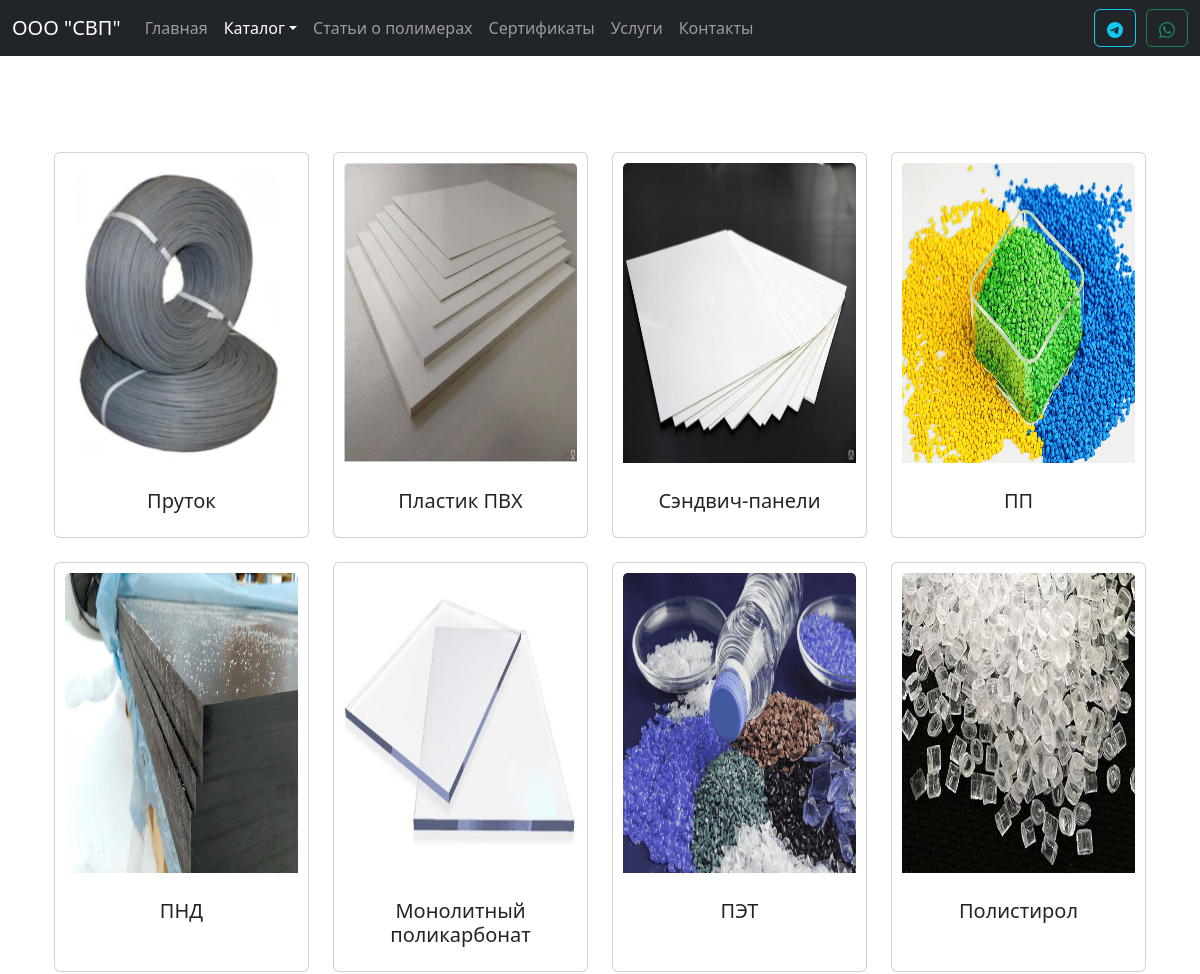
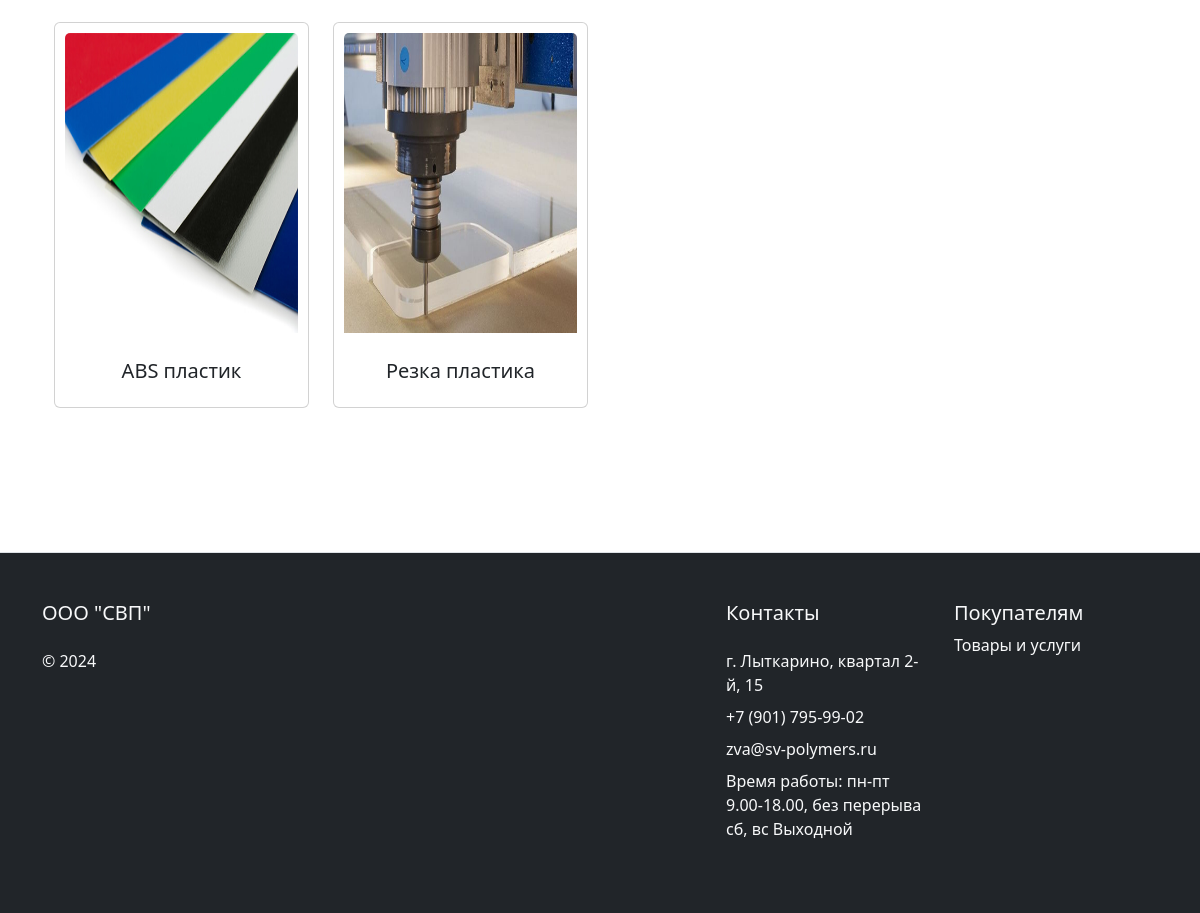
Page /catalog/index.php on the earlier database version (2 pictures, top to bottom).
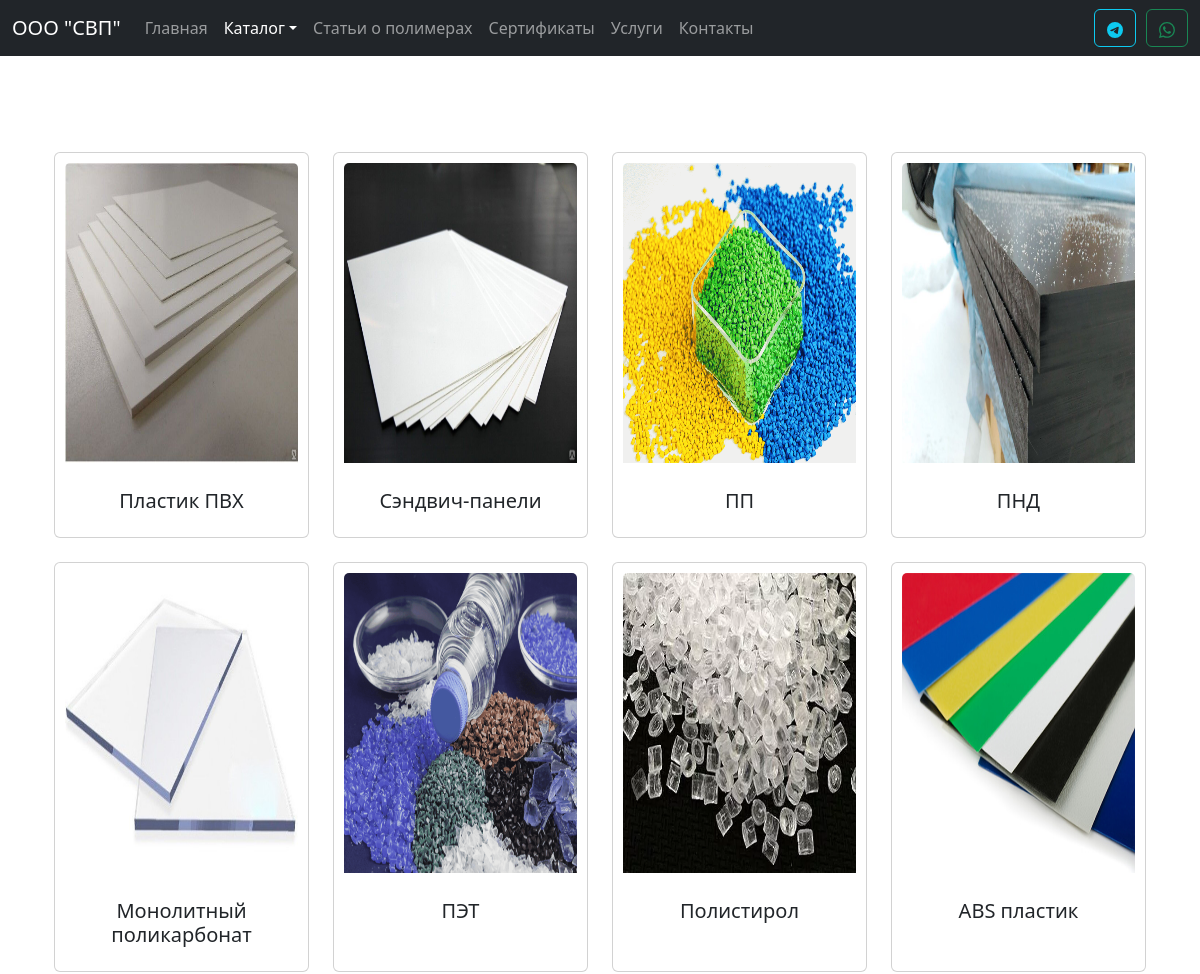
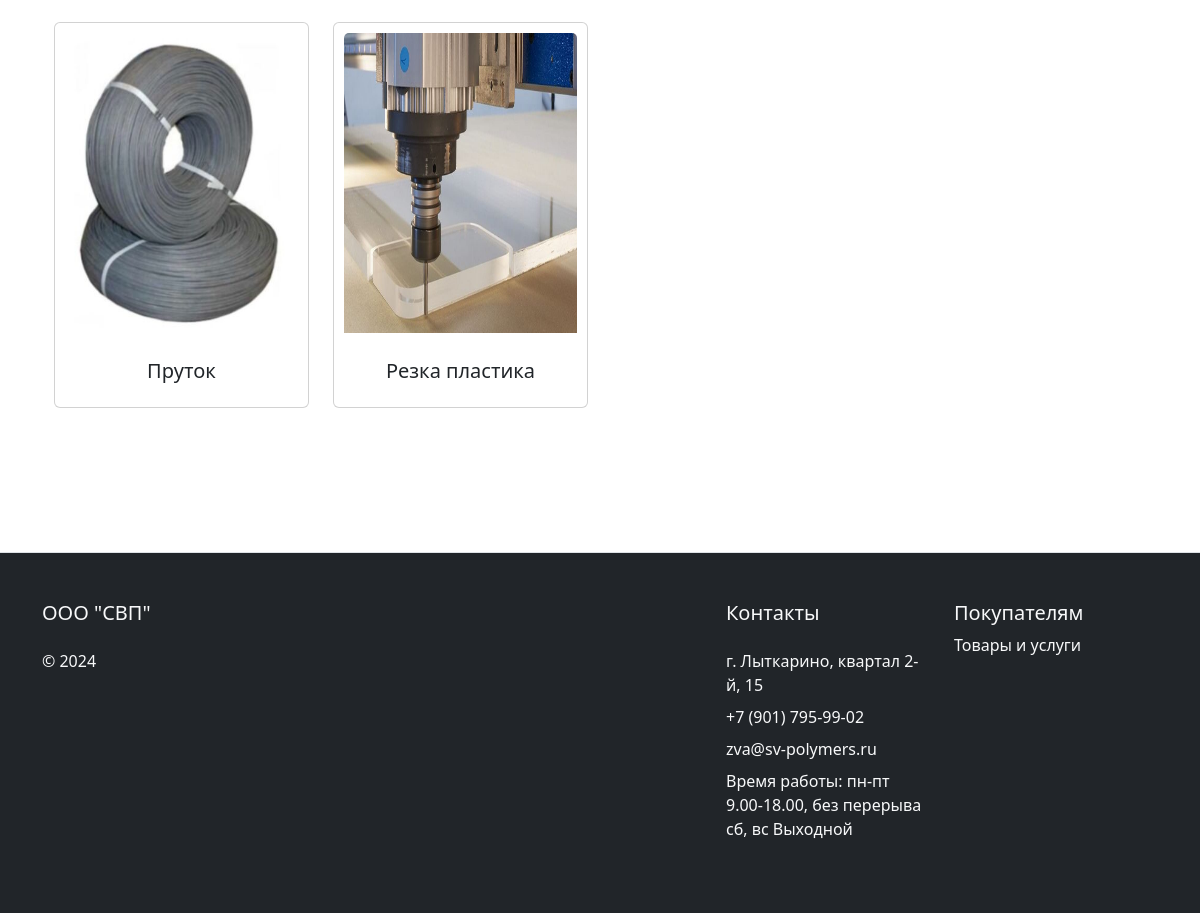
Same page on the later database version (2 pictures, top to bottom).
### tables this page shows
CREATE TABLE `categories` (
  `id` int(3) NOT NULL,
  `name` varchar(100) NOT NULL,
  `image` varchar(100) NOT NULL,
  `description` varchar(1000) NOT NULL,
  `category_link` varchar(50) NOT NULL,
  `category_order` int(11) NOT NULL COMMENT 'Порядок вывода на странице'
);

### catalog/index.php (the view, shortened to what this page needs)
<?
$page = 'catalog';
include_once $_SERVER['DOCUMENT_ROOT'] . "/modules/header.php";
require($_SERVER['DOCUMENT_ROOT'] . '/database/db.php');
$sql = 'SELECT * FROM categories ORDER BY `category_order` ASC';
$result = $conn->query($sql);
?>
<div class="container my-5">
  <div class="container mt-5 mb-5">
    <div class="row row-cols-1 row-cols-md-4 g-4">
      <?php foreach ($result as $category): ?>
        <div class="col">
          <a href="/catalog/<?= $category['category_link']; ?>" class="card h-100 ki-card">
            <div style="padding:10px;">
              <img style="width: 100%; height: 300px;" src=<?= '/assets/images/categories/' . $category['image'] ?> class="card-img-top" alt=<?= $$category['name'] ?>>
            </div>
            <div class="card-body text-center">
              <h5 class="card-title"><?= $category['name'] ?></h5>
            </div>
          </a>
        </div>
      <?php endforeach; ?>
    </div>
  </div>
</div>
<? include_once $_SERVER['DOCUMENT_ROOT'] . "/modules/footer.php"; ?>

### modules/header.php (shortened to what this page needs)
<!DOCTYPE html>
<html lang="en">
<head>
  <link rel="stylesheet" href="/assets/bootstrap/css/bootstrap.min.css">
  <link rel="stylesheet" href="/assets/bootstrap/css/bootstrap-navbar-dropdown.css">
  <link rel="stylesheet" href="/assets/style.css">
</head>
<body>
  <header>
    <nav class="navbar sticky-top navbar-expand-lg bg-dark" data-bs-theme="dark">
      <div class="container-fluid">
        <a class="navbar-brand" href="/">ООО "СВП"</a>
        <div class="collapse navbar-collapse" id="navbarSupportedContent">
          <ul class="navbar-nav me-auto mb-2 mb-lg-0">
            <li class="nav-item ">
              <a class="nav-link <? if ($page === '/') echo 'active' ?>" aria-current="page" href="/">Главная</a>
            </li>
            <li class="nav-item dropdown">
              <a class="nav-link dropdown-toggle <? if ($page === 'catalog') echo 'active' ?>" href="#" id="dropdown1" data-flip="false"
                data-toggle="dropdown" aria-expanded="false">Каталог</a>
            </li>
            <li class="nav-item">
              <a class="nav-link <? if ($page === 'articles') echo 'active' ?>" aria-current="page" href="/articles/">Статьи о полимерах</a>
            </li>
            <li class="nav-item">
              <a class="nav-link <? if ($page === 'certificates') echo 'active' ?>" aria-current="page" href="/certificates/">Сертификаты</a>
            </li>
            <li class="nav-item">
              <a class="nav-link <? if ($page === 'services') echo 'active' ?>" aria-current="page" href="/services/">Услуги</a>
            </li>
            <li class="nav-item">
              <a class="nav-link <? if ($page === 'contacts') echo 'active' ?>" aria-current="page" href="/contacts/">Контакты</a>
            </li>
          </ul>
          <div class="d-flex" style="gap: 10px">
            <a href="https://t.me/QwertykQwertov" target="_blank" class="btn btn-outline-info" type="submit"></a>
            <a href="https://api.whatsapp.com/send/?phone=79772553275&text&type=phone_number&app_absent=0" target="_blank" class="btn btn-outline-success" type="submit"></a>
          </div>
        </div>
    </nav>
  </header>

### modules/footer.php (shortened to what this page needs)
<footer class=" mt-5 border-top bg-dark text-light">
  <div class="container">
    <div class="row row-cols-1 row-cols-sm-2 row-cols-md-5 py-5">
      <div class="col mb-3">
        <a href="/" class="d-flex align-items-center mb-3 link-body-emphasis text-decoration-none text-light">
          <h5>ООО "СВП"</h5>
        </a>
        <p class="text-light">© 2024</p>
      </div>
      <div class="col mb-3"></div>
      <div class="col mb-3"></div>
      <div class="col mb-3">
        <a href="/contacts" class="d-flex align-items-center mb-3 link-body-emphasis text-decoration-none text-light">
          <h5>Контакты</h5>
        </a>
        <ul class="nav flex-column">
          <li class="nav-item mb-2"><a href="#" class="nav-link p-0 text-light">г. Лыткарино, квартал 2-й, 15</a></li>
          <li class="nav-item mb-2"><a href="tel:+79017959902" class="nav-link p-0 text-light">+7 (901) 795-99-02</a></li>
          <li class="nav-item mb-2"><a href="/contacts/" class="nav-link p-0 text-light">zva@sv-polymers.ru</a></li>
          <li class="nav-item mb-2"><a href="#" class="nav-link p-0 text-light">Время работы:
              пн-пт 9.00-18.00, без перерыва
              сб, вс Выходной</a></li>
        </ul>
      </div>
      <div class="col mb-3">
        <h5>Покупателям</h5>
        <ul class="nav flex-column">
          <li class="nav-item mb-2"><a href="/catalog/" class="nav-link p-0 text-light">Товары и услуги</a></li>
        </ul>
      </div>
    </div>
  </div>
</footer>
</body>
</html>

### assets/style.css (style rules this page uses)
body { min-height: 100vh; display: flex; flex-direction: column; }
.ki-card { translate: all .3s; text-decoration: none; }

Differences in the rows shown:
changed categories "Пруток": moves down the list
